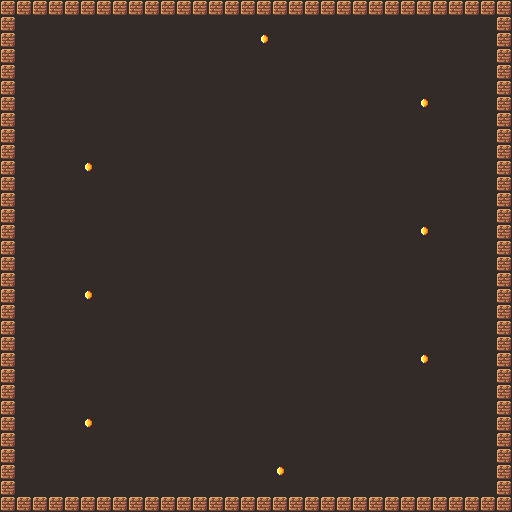

This game map was drawn from its Tiled (.tmx) file and the tilesets committed beside it. A one-line description and the full map source follow:
An orthogonal 32x32 tile map with 16x16 px tiles, 2 tile layers (background, level).

<map version="1.2" tiledversion="1.3.1" orientation="orthogonal" renderorder="right-down" compressionlevel="-1" width="32" height="32" tilewidth="16" tileheight="16" infinite="0" nextlayerid="3" nextobjectid="1">
 <tileset firstgid="1" source="castle-tileset.tsx" />
 <properties>
      <property name="maxMirrors" type="int" value="3" />
   </properties>
 <layer id="1" name="background" width="32" height="32">
  <data encoding="csv">
92,92,92,92,92,92,92,92,92,92,92,92,92,92,92,92,92,92,92,92,92,92,92,92,92,92,92,92,92,92,92,92,
92,92,92,92,92,92,92,92,92,92,92,92,92,92,92,92,92,92,92,92,92,92,92,92,92,92,92,92,92,92,92,92,
92,92,92,92,92,92,92,92,92,92,92,92,92,92,92,92,92,92,92,92,92,92,92,92,92,92,92,92,92,92,92,92,
92,92,92,92,92,92,92,92,92,92,92,92,92,92,92,92,92,92,92,92,92,92,92,92,92,92,92,92,92,92,92,92,
92,92,92,92,92,92,92,92,92,92,92,92,92,92,92,92,92,92,92,92,92,92,92,92,92,92,92,92,92,92,92,92,
92,92,92,92,92,92,92,92,92,92,92,92,92,92,92,92,92,92,92,92,92,92,92,92,92,92,92,92,92,92,92,92,
92,92,92,92,92,92,92,92,92,92,92,92,92,92,92,92,92,92,92,92,92,92,92,92,92,92,92,92,92,92,92,92,
92,92,92,92,92,92,92,92,92,92,92,92,92,92,92,92,92,92,92,92,92,92,92,92,92,92,92,92,92,92,92,92,
92,92,92,92,92,92,92,92,92,92,92,92,92,92,92,92,92,92,92,92,92,92,92,92,92,92,92,92,92,92,92,92,
92,92,92,92,92,92,92,92,92,92,92,92,92,92,92,92,92,92,92,92,92,92,92,92,92,92,92,92,92,92,92,92,
92,92,92,92,92,92,92,92,92,92,92,92,92,92,92,92,92,92,92,92,92,92,92,92,92,92,92,92,92,92,92,92,
92,92,92,92,92,92,92,92,92,92,92,92,92,92,92,92,92,92,92,92,92,92,92,92,92,92,92,92,92,92,92,92,
92,92,92,92,92,92,92,92,92,92,92,92,92,92,92,92,92,92,92,92,92,92,92,92,92,92,92,92,92,92,92,92,
92,92,92,92,92,92,92,92,92,92,92,92,92,92,92,92,92,92,92,92,92,92,92,92,92,92,92,92,92,92,92,92,
92,92,92,92,92,92,92,92,92,92,92,92,92,92,92,92,92,92,92,92,92,92,92,92,92,92,92,92,92,92,92,92,
92,92,92,92,92,92,92,92,92,92,92,92,92,92,92,92,92,92,92,92,92,92,92,92,92,92,92,92,92,92,92,92,
92,92,92,92,92,92,92,92,92,92,92,92,92,92,92,92,92,92,92,92,92,92,92,92,92,92,92,92,92,92,92,92,
92,92,92,92,92,92,92,92,92,92,92,92,92,92,92,92,92,92,92,92,92,92,92,92,92,92,92,92,92,92,92,92,
92,92,92,92,92,92,92,92,92,92,92,92,92,92,92,92,92,92,92,92,92,92,92,92,92,92,92,92,92,92,92,92,
92,92,92,92,92,92,92,92,92,92,92,92,92,92,92,92,92,92,92,92,92,92,92,92,92,92,92,92,92,92,92,92,
92,92,92,92,92,92,92,92,92,92,92,92,92,92,92,92,92,92,92,92,92,92,92,92,92,92,92,92,92,92,92,92,
92,92,92,92,92,92,92,92,92,92,92,92,92,92,92,92,92,92,92,92,92,92,92,92,92,92,92,92,92,92,92,92,
92,92,92,92,92,92,92,92,92,92,92,92,92,92,92,92,92,92,92,92,92,92,92,92,92,92,92,92,92,92,92,92,
92,92,92,92,92,92,92,92,92,92,92,92,92,92,92,92,92,92,92,92,92,92,92,92,92,92,92,92,92,92,92,92,
92,92,92,92,92,92,92,92,92,92,92,92,92,92,92,92,92,92,92,92,92,92,92,92,92,92,92,92,92,92,92,92,
92,92,92,92,92,92,92,92,92,92,92,92,92,92,92,92,92,92,92,92,92,92,92,92,92,92,92,92,92,92,92,92,
92,92,92,92,92,92,92,92,92,92,92,92,92,92,92,92,92,92,92,92,92,92,92,92,92,92,92,92,92,92,92,92,
92,92,92,92,92,92,92,92,92,92,92,92,92,92,92,92,92,92,92,92,92,92,92,92,92,92,92,92,92,92,92,92,
92,92,92,92,92,92,92,92,92,92,92,92,92,92,92,92,92,92,92,92,92,92,92,92,92,92,92,92,92,92,92,92,
92,92,92,92,92,92,92,92,92,92,92,92,92,92,92,92,92,92,92,92,92,92,92,92,92,92,92,92,92,92,92,92,
92,92,92,92,92,92,92,92,92,92,92,92,92,92,92,92,92,92,92,92,92,92,92,92,92,92,92,92,92,92,92,92,
92,92,92,92,92,92,92,92,92,92,92,92,92,92,92,92,92,92,92,92,92,92,92,92,92,92,92,92,92,92,92,92
</data>
 </layer>
 <layer id="2" name="level" width="32" height="32">
  <data encoding="csv">
17,17,17,17,17,17,17,17,17,17,17,17,17,17,17,17,17,17,17,17,17,17,17,17,17,17,17,17,17,17,17,17,
17,94,94,94,94,94,94,94,94,94,94,94,94,94,94,94,94,94,94,94,94,94,94,94,94,94,94,94,94,94,94,17,
17,94,94,94,94,94,94,94,94,94,94,94,94,94,94,94,66,94,94,94,94,94,94,94,94,94,94,94,94,94,94,17,
17,94,94,94,94,94,94,94,94,94,94,94,94,94,94,94,94,94,94,94,94,94,94,94,94,94,94,94,94,94,94,17,
17,94,94,94,94,94,94,94,94,94,94,94,94,94,94,94,94,94,94,94,94,94,94,94,94,94,94,94,94,94,94,17,
17,94,94,94,94,94,94,94,94,94,94,94,94,94,94,94,94,94,94,94,94,94,94,94,94,94,94,94,94,94,94,17,
17,94,94,94,94,94,94,94,94,94,94,94,94,94,94,94,94,94,94,94,94,94,94,94,94,94,66,94,94,94,94,17,
17,94,94,94,94,94,94,94,94,94,94,94,94,94,94,94,94,94,94,94,94,94,94,94,94,94,94,94,94,94,94,17,
17,94,94,94,94,94,94,94,94,94,94,94,94,94,94,94,94,94,94,94,94,94,94,94,94,94,94,94,94,94,94,17,
17,94,94,94,94,94,94,94,94,94,94,94,94,94,94,94,94,94,94,94,94,94,94,94,94,94,94,94,94,94,94,17,
17,94,94,94,94,66,94,94,94,94,94,94,94,94,94,94,94,94,94,94,94,94,94,94,94,94,94,94,94,94,94,17,
17,94,94,94,94,94,94,94,94,94,94,94,94,94,94,94,94,94,94,94,94,94,94,94,94,94,94,94,94,94,94,17,
17,94,94,94,94,94,94,94,94,94,94,94,94,94,94,94,94,94,94,94,94,94,94,94,94,94,94,94,94,94,94,17,
17,94,94,94,94,94,94,94,94,94,94,94,94,94,94,94,94,94,94,94,94,94,94,94,94,94,94,94,94,94,94,17,
17,94,94,94,94,94,94,94,94,94,94,94,94,94,94,94,94,94,94,94,94,94,94,94,94,94,66,94,94,94,94,17,
17,94,94,94,94,94,94,94,94,94,94,94,94,94,94,94,94,94,94,94,94,94,94,94,94,94,94,94,94,94,94,17,
17,94,94,94,94,94,94,94,94,94,94,94,94,94,94,94,94,94,94,94,94,94,94,94,94,94,94,94,94,94,94,17,
17,94,94,94,94,94,94,94,94,94,94,94,94,94,94,94,94,94,94,94,94,94,94,94,94,94,94,94,94,94,94,17,
17,94,94,94,94,66,94,94,94,94,94,94,94,94,94,94,94,94,94,94,94,94,94,94,94,94,94,94,94,94,94,17,
17,94,94,94,94,94,94,94,94,94,94,94,94,94,94,94,94,94,94,94,94,94,94,94,94,94,94,94,94,94,94,17,
17,94,94,94,94,94,94,94,94,94,94,94,94,94,94,94,94,94,94,94,94,94,94,94,94,94,94,94,94,94,94,17,
17,94,94,94,94,94,94,94,94,94,94,94,94,94,94,94,94,94,94,94,94,94,94,94,94,94,94,94,94,94,94,17,
17,94,94,94,94,94,94,94,94,94,94,94,94,94,94,94,94,94,94,94,94,94,94,94,94,94,66,94,94,94,94,17,
17,94,94,94,94,94,94,94,94,94,94,94,94,94,94,94,94,94,94,94,94,94,94,94,94,94,94,94,94,94,94,17,
17,94,94,94,94,94,94,94,94,94,94,94,94,94,94,94,94,94,94,94,94,94,94,94,94,94,94,94,94,94,94,17,
17,94,94,94,94,94,94,94,94,94,94,94,94,94,94,94,94,94,94,94,94,94,94,94,94,94,94,94,94,94,94,17,
17,94,94,94,94,66,94,94,94,94,94,94,94,94,94,94,94,94,94,94,94,94,94,94,94,94,94,94,94,94,94,17,
17,94,94,94,94,94,94,94,94,94,94,94,94,94,94,94,94,94,94,94,94,94,94,94,94,94,94,94,94,94,94,17,
17,94,94,94,94,94,94,94,94,94,94,94,94,94,94,94,94,94,94,94,94,94,94,94,94,94,94,94,94,94,94,17,
17,94,94,94,94,94,94,94,94,94,94,94,94,94,94,94,94,66,94,94,94,94,94,94,94,94,94,94,94,94,94,17,
17,94,94,94,94,94,94,94,94,94,94,94,94,94,94,94,94,94,94,94,94,94,94,94,94,94,94,94,94,94,94,17,
17,17,17,17,17,17,17,17,17,17,17,17,17,17,17,17,17,17,17,17,17,17,17,17,17,17,17,17,17,17,17,17
</data>
 </layer>
</map>
